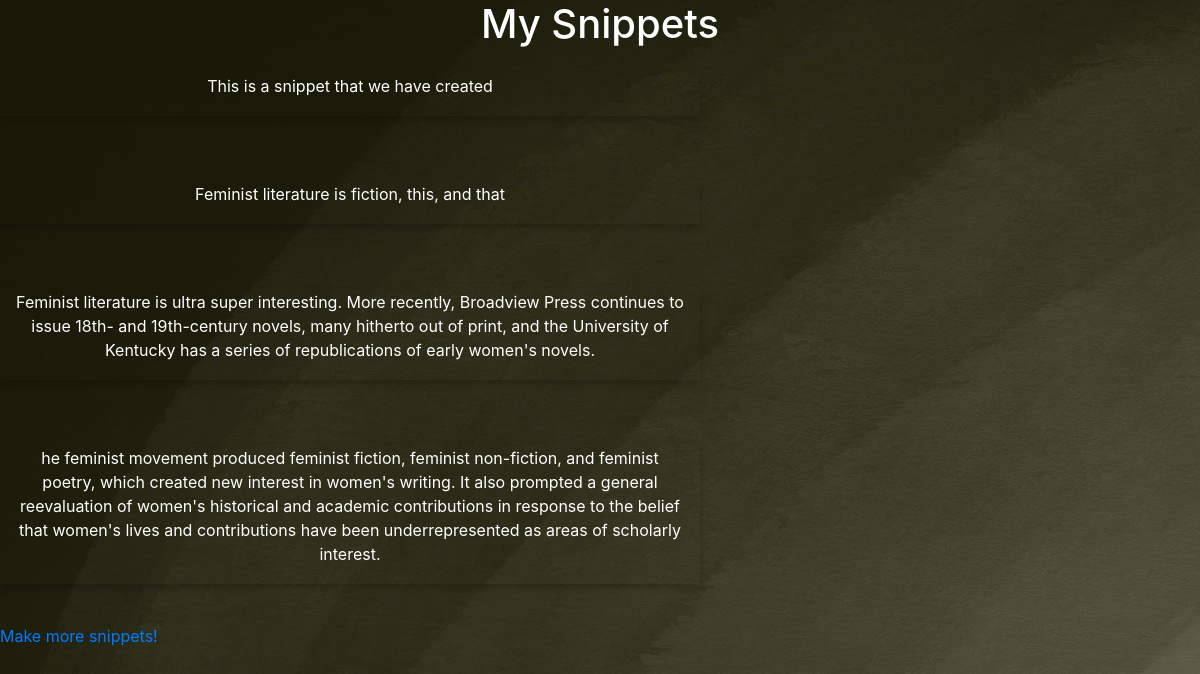
The app's page /my-snippets with its own data.
### website/models.py (models this page shows)
class Snippet(db.Model):
    id = db.Column(db.Integer, primary_key=True)
    snipText = db.Column(db.String(10000))
    date = db.Column(db.DateTime(timezone=True), default=func.now())
    user_name = db.Column(db.String(30), db.ForeignKey('user.username'))

### website/views.py (the view)
@views.route('/my-snippets') #no POST because POST is done from the pages above
def show_snippets():
    snippets = Snippet.query.all()
    return render_template("my_snippets.html", user=current_user, snippets=snippets)

### website/templates/my_snippets.html (shortened to what this page needs)
{% extends "base.html" %}
{% block content %}
<body background="{{ url_for('static', filename='mysnippet.jpg') }}">
<h1 align="center" style="color: white;">My Snippets</h1>
{% for snippet in snippets %}
    <div class="card2" style="width:700px; margin-top: 2vw;">
        <div class="container2">
            <p class="info-text" style="text-align: center; color: white;">{{ snippet.snipText }}</p>
        </div>
    </div>
    <br>
{% endfor %}
<a href="/info">Make more snippets!</a>
{% endblock %}

### website/templates/base.html (shortened to what this page needs)
<!DOCTYPE html>
<html lang="en">
<head>
    <link rel="stylesheet" href="https://cdn.jsdelivr.net/npm/bootstrap@4.0.0/dist/css/bootstrap.min.css">
    <link rel="stylesheet" href="{{ url_for('static', filename='style.css') }}">
</head>
<body>
    {% block content %}{% endblock %}
</body>
</html>

### website/static/style.css (style rules this page uses)
html { overflow: hidden; background-repeat: no-repeat; }
body { margin: 0 !important; padding: 0 !important; }
.card2 { box-shadow: 0 4px 8px 0 rgba(0,0,0,0.2); transition: 0.3s; }
.container2 { padding: 2px 16px; }

### records on screen
Snippet: snipText "This is a snippet that we have created"
Snippet: snipText "Feminist literature is fiction, this, and that"
Snippet: snipText "Feminist literature is ultra super interesting. More recently, Broadview Press continues to issue 18th- and 19th-century novels, many hitherto out of print, and the University of Kentucky has a series of republications of early women's novels."
Snippet: snipText "he feminist movement produced feminist fiction, feminist non-fiction, and feminist poetry, which created new interest in women's writing. It also prompted a general reevaluation of women's historical and academic contributions in response to the belief that women's lives and contributions have been underrepresented as areas of scholarly interest."
